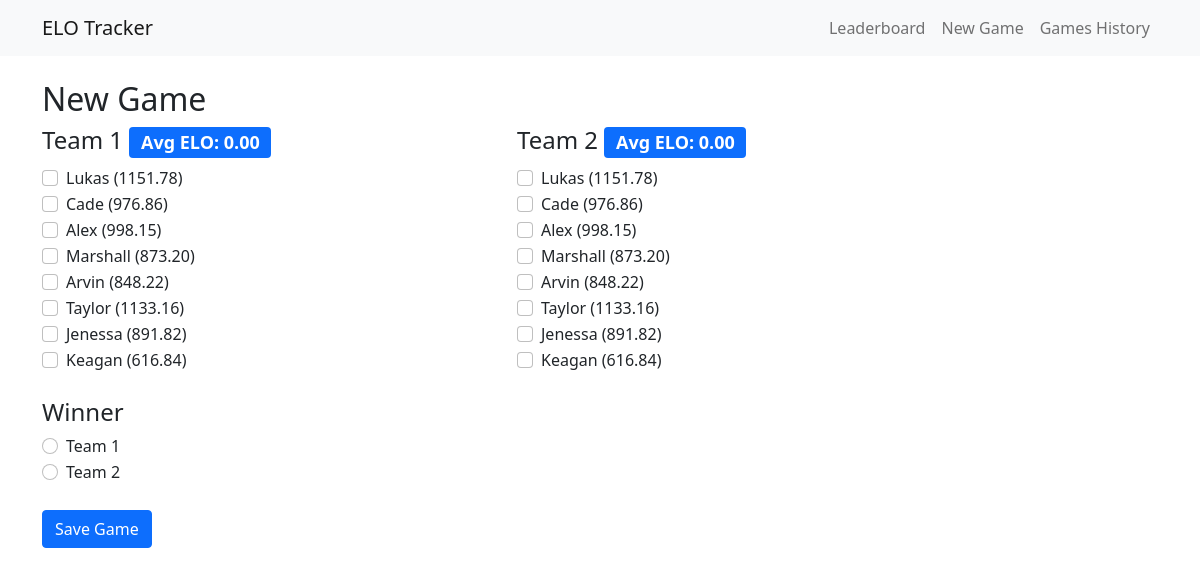
Page /new_game on the earlier database version.
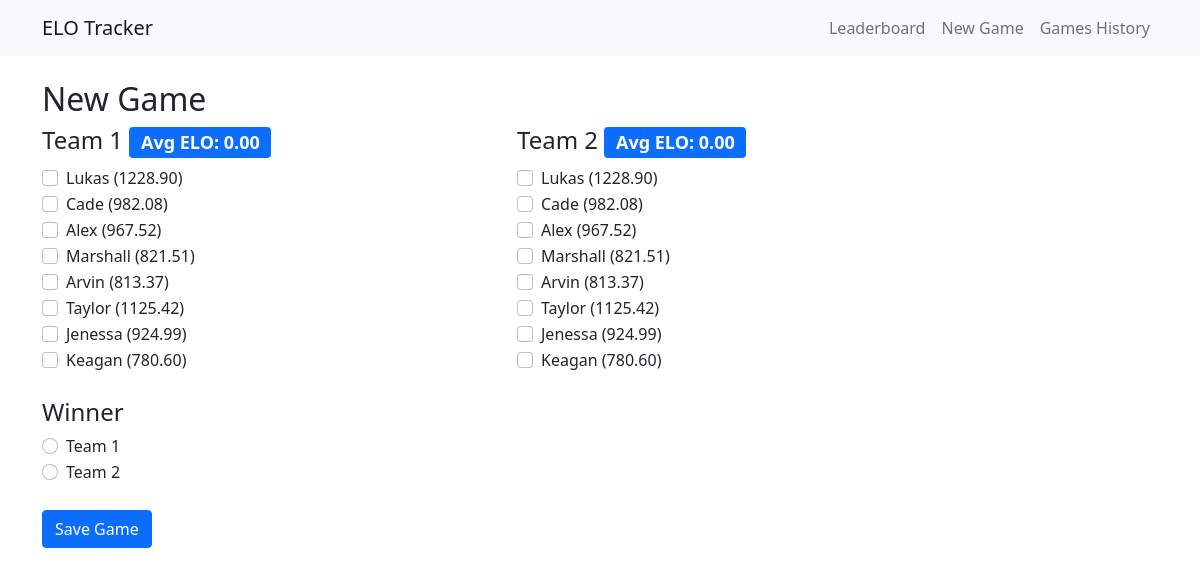
Same page on the later database version.
### models.py (models this page shows)
class Player(db.Model):
    id = db.Column(db.Integer, primary_key=True)
    name = db.Column(db.String(80), unique=True, nullable=False)
    elo = db.Column(db.Float, default=1000)

### app.py (the view, shortened to what this page needs)
@app.route('/new_game', methods=['GET', 'POST'])
def new_game():
    players = Player.query.all()
    return render_template('new_game.html', players=players)

### templates/new_game.html (shortened to what this page needs)
{% extends "base.html" %}
{% block content %}
<h2>New Game</h2>
<form method="POST">
    <div class="row">
        <div class="col-md-5">
            <h4>Team 1 <span class="badge bg-primary" id="team1-avg-elo">Avg ELO: 0</span></h4>
            {% for player in players %}
            <div class="form-check">
                <input class="form-check-input team-selector" type="checkbox" name="team1" value="{{ player.id }}"
                       id="team1_{{ player.id }}" data-player-elo="{{ player.elo }}" data-team="1">
                <label class="form-check-label" for="team1_{{ player.id }}">
                    {{ player.name }} ({{ "%.2f"|format(player.elo) }})
                </label>
            </div>
            {% endfor %}
        </div>
        <div class="col-md-5">
            <h4>Team 2 <span class="badge bg-primary" id="team2-avg-elo">Avg ELO: 0</span></h4>
            {% for player in players %}
            <div class="form-check">
                <input class="form-check-input team-selector" type="checkbox" name="team2" value="{{ player.id }}"
                       id="team2_{{ player.id }}" data-player-elo="{{ player.elo }}" data-team="2">
                <label class="form-check-label" for="team2_{{ player.id }}">
                    {{ player.name }} ({{ "%.2f"|format(player.elo) }})
                </label>
            </div>
            {% endfor %}
        </div>
    </div>
    <div class="mt-4">
        <h4>Winner</h4>
        <div class="form-check">
            <input class="form-check-input" type="radio" name="winner" value="1" id="winner1" required>
            <label class="form-check-label" for="winner1">Team 1</label>
        </div>
        <div class="form-check">
            <input class="form-check-input" type="radio" name="winner" value="2" id="winner2">
            <label class="form-check-label" for="winner2">Team 2</label>
        </div>
    </div>
    <button type="submit" class="btn btn-primary mt-4">Save Game</button>
</form>
{% endblock %}

Differences in the rows shown:
changed Player "Lukas": elo "1151.78" → "1228.90"
changed Player "Cade": elo "976.86" → "982.08"
changed Player "Alex": elo "998.15" → "967.52"
changed Player "Marshall": elo "873.20" → "821.51"
changed Player "Arvin": elo "848.22" → "813.37"
changed Player "Taylor": elo "1133.16" → "1125.42"
changed Player "Jenessa": elo "891.82" → "924.99"
changed Player "Keagan": elo "616.84" → "780.60"
